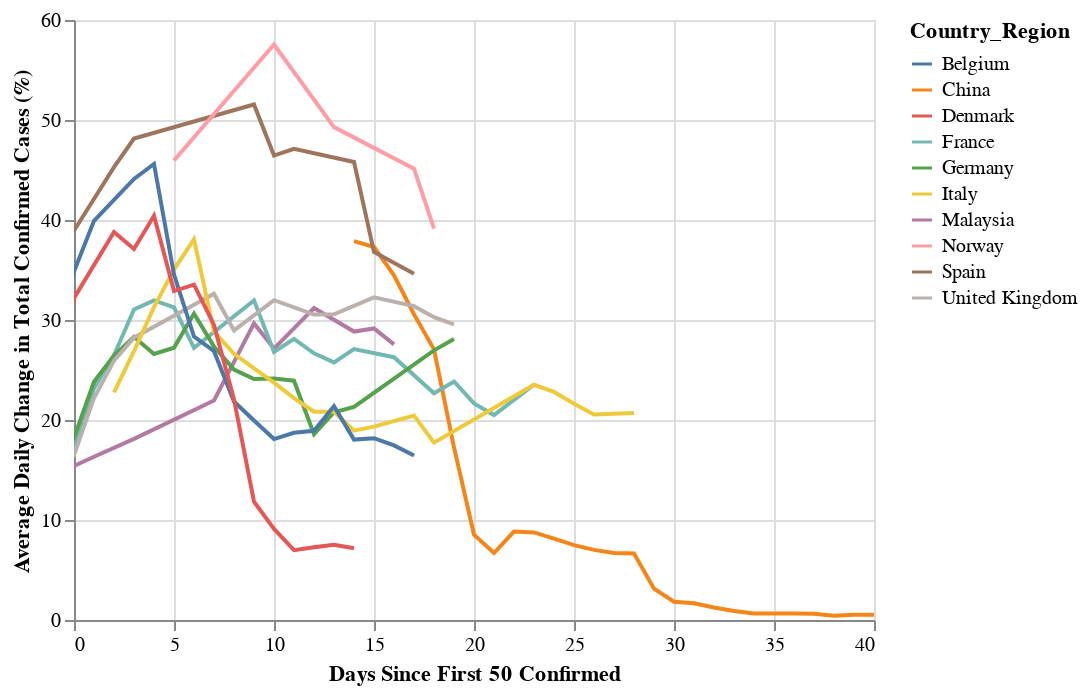

The notebook cell this image was saved under:
### Code cell
chart = alt.Chart(cases_df).mark_line().encode(
            x = alt.X("Days_from_N",scale=alt.Scale(domain=(0,40)), title = "Days Since First 50 Confirmed"),
            y = alt.Y("Average Daily Change in Total Confirmed Cases",title="Average Daily Change in Total Confirmed Cases (%)"),
        color = alt.Color("Country_Region")
)
chart.interactive()

### Figure 1 — Vega-Lite specification as saved in the notebook (floating-point values rounded to 4 significant figures; data arrays with more than 128 entries replaced by an {"elided": "..."} marker saying what was removed)
{"config": {"view": {"continuousWidth": 400, "continuousHeight": 300}}, "data": {"name": "data-0638eb7e0d1a676c3900d4b60d565cf7"}, "mark": "line", "encoding": {"color": {"type": "nominal", "field": "Country_Region"}, "x": {"type": "quantitative", "field": "Days_from_N", "scale": {"domain": [0, 40]}, "title": "Days Since First 50 Confirmed"}, "y": {"type": "quantitative", "field": "Average Daily Change in Total Confirmed Cases", "title": "Average Daily Change in Total Confirmed Cases (%)"}}, "selection": {"selector001": {"type": "interval", "bind": "scales", "encodings": ["x", "y"]}}, "$schema": "https://vega.github.io/schema/vega-lite/v4.0.0.json", "datasets": {"data-0638eb7e0d1a676c3900d4b60d565cf7": {"elided": "354 records"}}}
